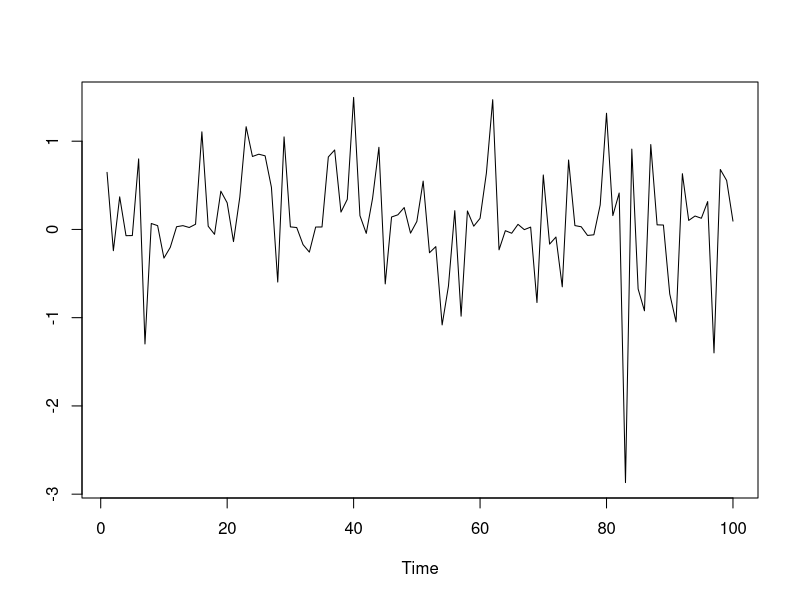
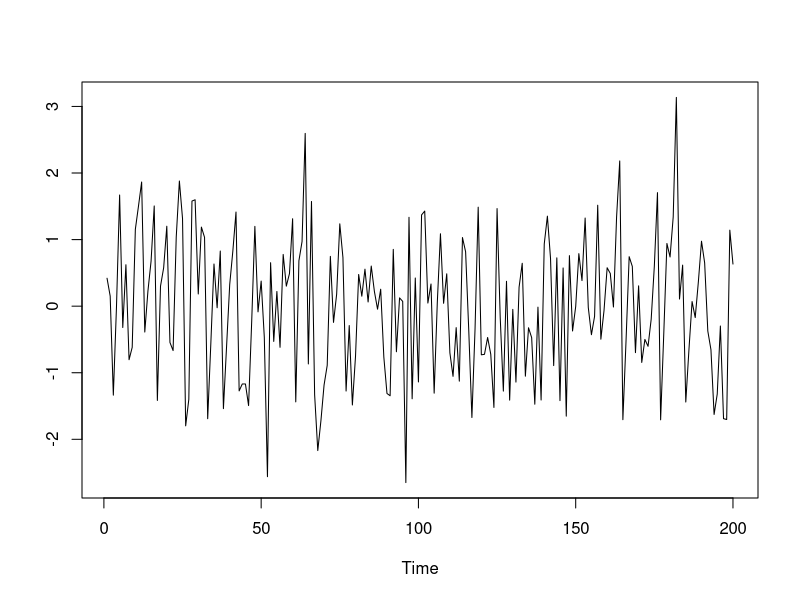
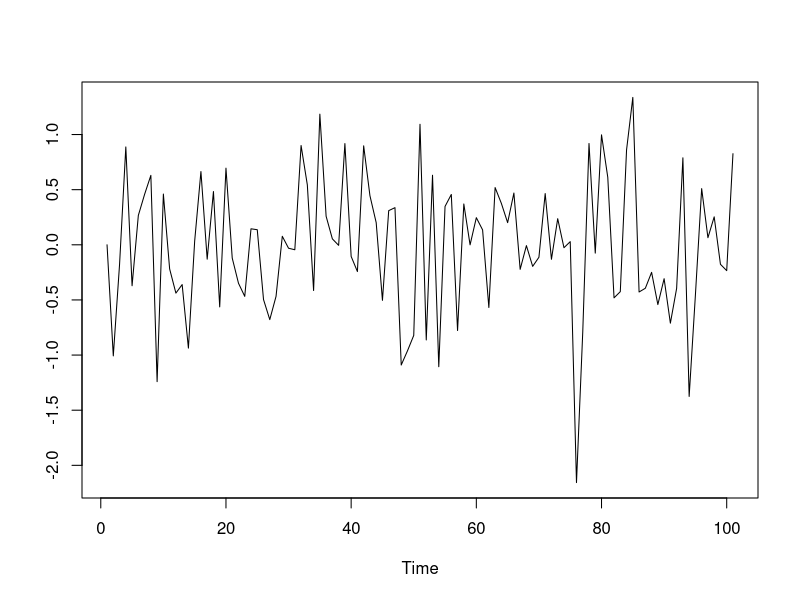

R code for these plots, in order:
## ---- chunk 1
knitr::opts_knit$set(root.dir = 'C:/Users/neide/OneDrive/Documents/TimeSeriesR/Data')
## ---- chunk 2
n <- 101
z <- rnorm(n)
x <- z[-n]*z[-1]
plot(ts(x),xlab="Time",ylab="")
#acf(x)
## ---- chunk 3
n <- 100
z <- rnorm(n)
y <- runif(n,-3^(1/2),3^(1/2))
x <- matrix(t(cbind(y,z)),ncol=1)
plot(ts(x),xlab="Time",ylab="")
#acf(x)
## ---- chunk 4
n <- 101
z <- rnorm(n)
alpha <- .2
beta <- .3
x <- 0
for(t in 2:n) { x <- c(x,z[t]*sqrt(alpha + beta*x[t-1]^2)) }
plot(ts(x),xlab="Time",ylab="")
#acf(x)
